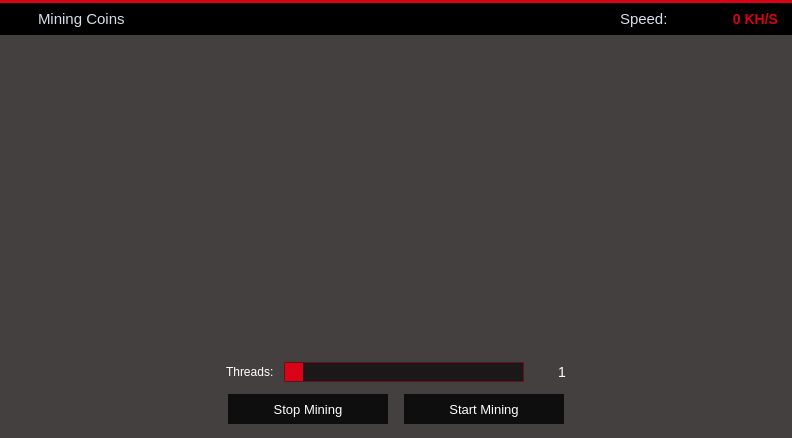
<?xml version="1.0" encoding="UTF-8"?>
<ui version="4.0">
 <class>MiningPage</class>
 <widget class="QWidget" name="MiningPage">
  <property name="geometry">
   <rect>
    <x>0</x>
    <y>0</y>
    <width>792</width>
    <height>438</height>
   </rect>
  </property>
  <property name="palette">
   <palette>
    <active>
     <colorrole role="Button">
      <brush brushstyle="SolidPattern">
       <color alpha="255">
        <red>233</red>
        <green>217</green>
        <blue>216</blue>
       </color>
      </brush>
     </colorrole>
     <colorrole role="Base">
      <brush brushstyle="SolidPattern">
       <color alpha="255">
        <red>233</red>
        <green>217</green>
        <blue>216</blue>
       </color>
      </brush>
     </colorrole>
     <colorrole role="Window">
      <brush brushstyle="SolidPattern">
       <color alpha="255">
        <red>233</red>
        <green>217</green>
        <blue>216</blue>
       </color>
      </brush>
     </colorrole>
     <colorrole role="Highlight">
      <brush brushstyle="SolidPattern">
       <color alpha="255">
        <red>235</red>
        <green>235</green>
        <blue>235</blue>
       </color>
      </brush>
     </colorrole>
     <colorrole role="HighlightedText">
      <brush brushstyle="SolidPattern">
       <color alpha="255">
        <red>171</red>
        <green>127</green>
        <blue>130</blue>
       </color>
      </brush>
     </colorrole>
    </active>
    <inactive>
     <colorrole role="Button">
      <brush brushstyle="SolidPattern">
       <color alpha="255">
        <red>233</red>
        <green>217</green>
        <blue>216</blue>
       </color>
      </brush>
     </colorrole>
     <colorrole role="Base">
      <brush brushstyle="SolidPattern">
       <color alpha="255">
        <red>233</red>
        <green>217</green>
        <blue>216</blue>
       </color>
      </brush>
     </colorrole>
     <colorrole role="Window">
      <brush brushstyle="SolidPattern">
       <color alpha="255">
        <red>233</red>
        <green>217</green>
        <blue>216</blue>
       </color>
      </brush>
     </colorrole>
     <colorrole role="Highlight">
      <brush brushstyle="SolidPattern">
       <color alpha="255">
        <red>235</red>
        <green>235</green>
        <blue>235</blue>
       </color>
      </brush>
     </colorrole>
     <colorrole role="HighlightedText">
      <brush brushstyle="SolidPattern">
       <color alpha="255">
        <red>171</red>
        <green>127</green>
        <blue>130</blue>
       </color>
      </brush>
     </colorrole>
    </inactive>
    <disabled>
     <colorrole role="Button">
      <brush brushstyle="SolidPattern">
       <color alpha="255">
        <red>233</red>
        <green>217</green>
        <blue>216</blue>
       </color>
      </brush>
     </colorrole>
     <colorrole role="Base">
      <brush brushstyle="SolidPattern">
       <color alpha="255">
        <red>233</red>
        <green>217</green>
        <blue>216</blue>
       </color>
      </brush>
     </colorrole>
     <colorrole role="Window">
      <brush brushstyle="SolidPattern">
       <color alpha="255">
        <red>233</red>
        <green>217</green>
        <blue>216</blue>
       </color>
      </brush>
     </colorrole>
     <colorrole role="Highlight">
      <brush brushstyle="SolidPattern">
       <color alpha="255">
        <red>240</red>
        <green>240</green>
        <blue>240</blue>
       </color>
      </brush>
     </colorrole>
     <colorrole role="HighlightedText">
      <brush brushstyle="SolidPattern">
       <color alpha="255">
        <red>171</red>
        <green>127</green>
        <blue>130</blue>
       </color>
      </brush>
     </colorrole>
    </disabled>
   </palette>
  </property>
  <property name="windowTitle">
   <string>Form</string>
  </property>
  <property name="styleSheet">
   <string notr="true"/>
  </property>
  <layout class="QVBoxLayout" name="verticalLayout">
   <property name="spacing">
    <number>0</number>
   </property>
   <property name="leftMargin">
    <number>0</number>
   </property>
   <property name="topMargin">
    <number>0</number>
   </property>
   <property name="rightMargin">
    <number>0</number>
   </property>
   <property name="bottomMargin">
    <number>0</number>
   </property>
   <item>
    <widget class="Line" name="lineBefore">
     <property name="styleSheet">
      <string notr="true">background-color: #d80317;</string>
     </property>
     <property name="frameShadow">
      <enum>QFrame::Raised</enum>
     </property>
     <property name="lineWidth">
      <number>0</number>
     </property>
     <property name="orientation">
      <enum>Qt::Horizontal</enum>
     </property>
    </widget>
   </item>
   <item>
    <widget class="QWidget" name="wHeader" native="true">
     <property name="minimumSize">
      <size>
       <width>0</width>
       <height>32</height>
      </size>
     </property>
     <property name="maximumSize">
      <size>
       <width>16777215</width>
       <height>32</height>
      </size>
     </property>
     <property name="styleSheet">
      <string notr="true">#wHeader {
	background-color: black;
}</string>
     </property>
     <property name="is_header" stdset="0">
      <bool>true</bool>
     </property>
     <layout class="QHBoxLayout" name="headerLayout">
      <property name="leftMargin"><number>0</number></property>
      <property name="rightMargin"><number>14</number></property>
      <property name="topMargin"><number>0</number></property>
      <property name="bottomMargin"><number>0</number></property>
      <property name="spacing"><number>0</number></property>
      <item>
       <widget class="QWidget" name="headerLeftCluster" native="true">
        <property name="minimumSize">
         <size><width>140</width><height>32</height></size>
        </property>
        <property name="maximumSize">
         <size><width>140</width><height>32</height></size>
        </property>
        <property name="styleSheet">
         <string notr="true">#headerLeftCluster { background: transparent; }</string>
        </property>
        <widget class="QLabel" name="label_37">
         <property name="geometry">
          <rect><x>13</x><y>1</y><width>30</width><height>30</height></rect>
         </property>
         <property name="minimumSize">
          <size><width>30</width><height>30</height></size>
         </property>
         <property name="maximumSize">
          <size><width>30</width><height>30</height></size>
         </property>
         <property name="text">
          <string/>
         </property>
         <property name="pixmap">
          <pixmap>:/res/mining_title.png</pixmap>
         </property>
        </widget>
        <widget class="QLabel" name="label_38">
         <property name="geometry">
          <rect><x>38</x><y>6</y><width>94</width><height>20</height></rect>
         </property>
         <property name="font">
          <font>
           <pointsize>11</pointsize>
           <stylestrategy>PreferAntialias</stylestrategy>
          </font>
         </property>
         <property name="styleSheet">
          <string notr="true">QLabel {
	color: #D8DFE9;
	background: transparent;
}</string>
         </property>
         <property name="text">
          <string>Mining Coins</string>
         </property>
        </widget>
       </widget>
      </item>
      <item>
       <spacer name="spacerHeader">
        <property name="orientation"><enum>Qt::Horizontal</enum></property>
        <property name="sizeHint" stdset="0"><size><width>40</width><height>20</height></size></property>
       </spacer>
      </item>
      <item>
       <widget class="QLabel" name="label_2">
        <property name="font">
         <font>
          <pointsize>11</pointsize>
          <stylestrategy>PreferAntialias</stylestrategy>
         </font>
        </property>
        <property name="styleSheet">
         <string notr="true">QLabel {
	color: #D8DFE9;
}</string>
        </property>
        <property name="text">
         <string>Speed:</string>
        </property>
       </widget>
      </item>
      <item>
       <widget class="QLabel" name="lSpeed">
        <property name="minimumSize">
         <size><width>110</width><height>0</height></size>
        </property>
        <property name="font">
         <font>
          <pointsize>11</pointsize>
          <stylestrategy>PreferAntialias</stylestrategy>
         </font>
        </property>
        <property name="styleSheet">
         <string notr="true">QLabel {
	color: #d80317;
	font-size: 14px;
	font-weight: bold;
}</string>
        </property>
        <property name="alignment">
         <set>Qt::AlignRight|Qt::AlignVCenter</set>
        </property>
        <property name="text">
         <string notr="true">0 KH/S</string>
        </property>
        <property name="textInteractionFlags">
         <set>Qt::TextSelectableByMouse</set>
        </property>
       </widget>
      </item>
     </layout>
    </widget>
   </item>
   <item>
    <widget class="QWidget" name="wContainer" native="true">
     <property name="styleSheet">
      <string notr="true">#wContainer {
	background-color: rgba(0, 0, 0, 180);
}</string>
     </property>
     <layout class="QVBoxLayout" name="containerLayout">
      <property name="leftMargin"><number>14</number></property>
      <property name="topMargin"><number>10</number></property>
      <property name="rightMargin"><number>14</number></property>
      <property name="bottomMargin"><number>14</number></property>
      <property name="spacing"><number>12</number></property>
      <item>
     <widget class="QTextEdit" name="miningLog">
      <property name="minimumSize">
       <size>
        <width>0</width>
        <height>120</height>
       </size>
      </property>
      <property name="palette">
       <palette>
        <active>
         <colorrole role="Button">
          <brush brushstyle="SolidPattern">
           <color alpha="255">
            <red>242</red>
            <green>241</green>
            <blue>240</blue>
           </color>
          </brush>
         </colorrole>
         <colorrole role="Base">
          <brush brushstyle="SolidPattern">
           <color alpha="255">
            <red>255</red>
            <green>255</green>
            <blue>255</blue>
           </color>
          </brush>
         </colorrole>
         <colorrole role="Window">
          <brush brushstyle="SolidPattern">
           <color alpha="255">
            <red>242</red>
            <green>241</green>
            <blue>240</blue>
           </color>
          </brush>
         </colorrole>
        </active>
        <inactive>
         <colorrole role="Button">
          <brush brushstyle="SolidPattern">
           <color alpha="255">
            <red>242</red>
            <green>241</green>
            <blue>240</blue>
           </color>
          </brush>
         </colorrole>
         <colorrole role="Base">
          <brush brushstyle="SolidPattern">
           <color alpha="255">
            <red>255</red>
            <green>255</green>
            <blue>255</blue>
           </color>
          </brush>
         </colorrole>
         <colorrole role="Window">
          <brush brushstyle="SolidPattern">
           <color alpha="255">
            <red>242</red>
            <green>241</green>
            <blue>240</blue>
           </color>
          </brush>
         </colorrole>
        </inactive>
        <disabled>
         <colorrole role="Button">
          <brush brushstyle="SolidPattern">
           <color alpha="255">
            <red>242</red>
            <green>241</green>
            <blue>240</blue>
           </color>
          </brush>
         </colorrole>
         <colorrole role="Base">
          <brush brushstyle="SolidPattern">
           <color alpha="255">
            <red>242</red>
            <green>241</green>
            <blue>240</blue>
           </color>
          </brush>
         </colorrole>
         <colorrole role="Window">
          <brush brushstyle="SolidPattern">
           <color alpha="255">
            <red>242</red>
            <green>241</green>
            <blue>240</blue>
           </color>
          </brush>
         </colorrole>
        </disabled>
       </palette>
      </property>
      <property name="styleSheet">
       <string notr="true">QTextEdit {
     background-color: transparent;
     color: #FFFFFF;
     border: 0px;
}
QScrollBar:vertical {
     border: 0px solid grey;
     background: rgba(0, 0, 0, 60);
     width: 9px;
     margin: 0px 0px 0 0px;
 }
 QScrollBar::handle:vertical {
     background: rgba(255, 255, 255, 90);
     min-width: 20px;
 }</string>
      </property>
      <property name="readOnly">
       <bool>true</bool>
      </property>
      <property name="tabKeyNavigation" stdset="0">
       <bool>false</bool>
      </property>
      <property name="columnCount" stdset="0">
       <number>2</number>
      </property>
     </widget>
      </item>
      <item>
       <layout class="QHBoxLayout" name="bottomRow">
        <property name="spacing"><number>10</number></property>
        <item>
         <spacer name="spacerStatusLeft">
          <property name="orientation"><enum>Qt::Horizontal</enum></property>
          <property name="sizeHint" stdset="0"><size><width>40</width><height>20</height></size></property>
         </spacer>
        </item>
        <item>
         <widget class="QLabel" name="label">
          <property name="styleSheet">
           <string notr="true">QLabel { color: #FFFFFF; }</string>
          </property>
          <property name="text"><string>Threads:</string></property>
         </widget>
        </item>
        <item>
     <widget class="QSlider" name="procSlider">
      <property name="enabled">
       <bool>true</bool>
      </property>
      <property name="minimumSize">
       <size><width>240</width><height>20</height></size>
      </property>
      <property name="maximumSize">
       <size><width>240</width><height>20</height></size>
      </property>
      <property name="sizePolicy">
       <sizepolicy hsizetype="Fixed" vsizetype="Fixed">
        <horstretch>0</horstretch>
        <verstretch>0</verstretch>
       </sizepolicy>
      </property>
      <property name="tickPosition">
       <enum>QSlider::TicksBelow</enum>
      </property>
      <property name="tickInterval">
       <number>16</number>
      </property>
      <property name="styleSheet">
       <string notr="true">QSlider::groove {
	border: 1px solid rgba(216, 3, 23, 100);
	background-color: rgba(0, 0, 0, 160);
	min-height: 20px;
}
QSlider::groove:disabled {
	background-color: rgba(0, 0, 0, 80);
}

QSlider::handle {
	border: none;
	background-color: #d80317;
    width: 18px;
}
QSlider::handle:hover {
	background-color: #FF1A2E;
}
QSlider::handle:pressed {
	background-color: #FF1A2E;
}
</string>
      </property>
      <property name="minimum">
       <number>1</number>
      </property>
      <property name="maximum">
       <number>1</number>
      </property>
      <property name="orientation">
       <enum>Qt::Horizontal</enum>
      </property>
     </widget>
        </item>
        <item>
     <widget class="QLabel" name="lThreadCount">
      <property name="minimumSize">
       <size><width>32</width><height>0</height></size>
      </property>
      <property name="styleSheet">
       <string notr="true">QLabel {
	color: #FFFFFF;
	font-size: 14px;
}</string>
      </property>
      <property name="alignment">
       <set>Qt::AlignRight|Qt::AlignVCenter</set>
      </property>
      <property name="text">
       <string notr="true">1</string>
      </property>
     </widget>
        </item>
        <item>
         <spacer name="spacerStatusRight">
          <property name="orientation"><enum>Qt::Horizontal</enum></property>
          <property name="sizeHint" stdset="0"><size><width>40</width><height>20</height></size></property>
         </spacer>
        </item>
       </layout>
      </item>
      <item>
       <layout class="QHBoxLayout" name="buttonRow">
        <property name="spacing"><number>16</number></property>
        <item>
         <spacer name="spacerButtonsLeft">
          <property name="orientation"><enum>Qt::Horizontal</enum></property>
          <property name="sizeHint" stdset="0"><size><width>40</width><height>20</height></size></property>
         </spacer>
        </item>
        <item>
     <widget class="QPushButton" name="bStopMining">
      <property name="font">
       <font>
        <pointsize>10</pointsize>
        <stylestrategy>PreferAntialias</stylestrategy>
       </font>
      </property>
      <property name="styleSheet">
       <string notr="true">QPushButton {
	background-color: rgba(0, 0, 0, 200);
	color: #FFFFFF;
	border: 0px solid gray;
	max-height: 30px;
	min-height: 30px;
	max-width: 160px;
	min-width: 160px;
}

QPushButton:hover {
	background-color: #d80317;
}

QPushButton:pressed:flat {
	background-color: #d80317;
}</string>
      </property>
      <property name="text">
       <string>Stop Mining</string>
      </property>
      <property name="default">
       <bool>false</bool>
      </property>
      <property name="flat">
       <bool>true</bool>
      </property>
     </widget>
        </item>
        <item>
     <widget class="QPushButton" name="bStartMining">
      <property name="font">
       <font>
        <pointsize>10</pointsize>
        <stylestrategy>PreferAntialias</stylestrategy>
       </font>
      </property>
      <property name="styleSheet">
       <string notr="true">QPushButton {
	background-color: rgba(0, 0, 0, 200);
	color: #FFFFFF;
	border: 0px solid gray;
	max-height: 30px;
	min-height: 30px;
	max-width: 160px;
	min-width: 160px;
}

QPushButton:hover {
	background-color: #d80317;
}

QPushButton:pressed:flat {
	background-color: #d80317;
}</string>
      </property>
      <property name="text">
       <string>Start Mining</string>
      </property>
      <property name="default">
       <bool>true</bool>
      </property>
      <property name="flat">
       <bool>true</bool>
      </property>
     </widget>
        </item>
        <item>
         <spacer name="spacerButtonsRight">
          <property name="orientation"><enum>Qt::Horizontal</enum></property>
          <property name="sizeHint" stdset="0"><size><width>40</width><height>20</height></size></property>
         </spacer>
        </item>
       </layout>
      </item>
     </layout>
    </widget>
   </item>
  </layout>
 </widget>
 <resources/>
 <connections/>
</ui>
